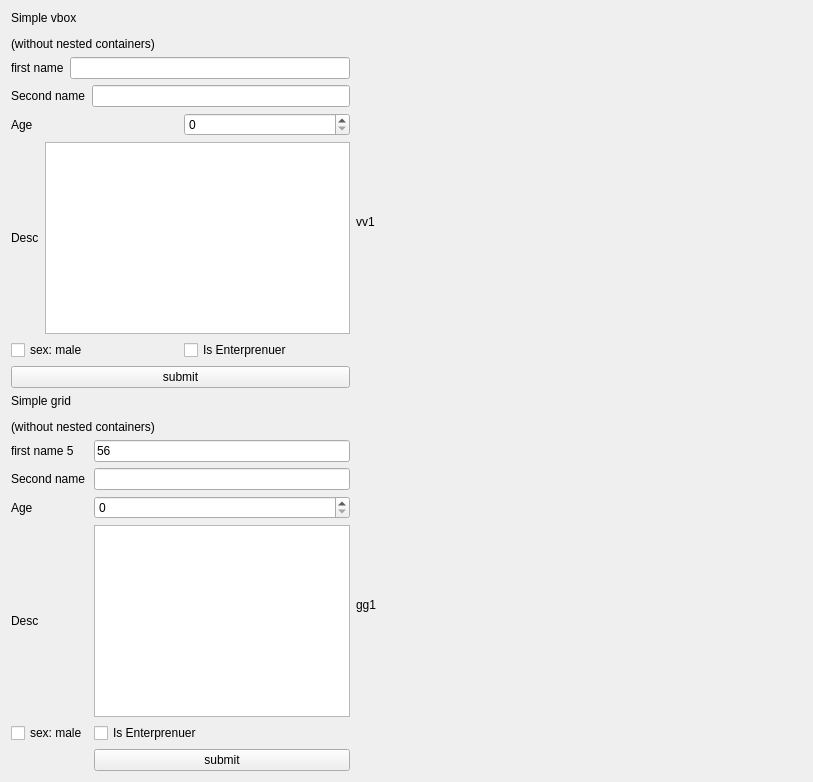
    <widget class="QWidget" name="tab">
     <attribute name="title">
      <string>Page - just simple examples</string>
     </attribute>
     <layout class="QGridLayout" name="gridLayout_16">
      <item row="0" column="0">
       <widget class="QLabel" name="label_42">
        <property name="text">
         <string>&lt;html&gt;&lt;head/&gt;&lt;body&gt;&lt;p&gt;Simple vbox&lt;/p&gt;&lt;p&gt;(without nested containers)&lt;/p&gt;&lt;/body&gt;&lt;/html&gt;</string>
        </property>
        <property name="wordWrap">
         <bool>true</bool>
        </property>
       </widget>
      </item>
      <item row="1" column="0">
       <layout class="QVBoxLayout" name="vv1">
        <item>
         <layout class="QHBoxLayout" name="horizontalLayout">
          <item>
           <widget class="QLabel" name="label_2">
            <property name="text">
             <string>first name</string>
            </property>
           </widget>
          </item>
          <item>
           <widget class="QLineEdit" name="lineEdit_2"/>
          </item>
         </layout>
        </item>
        <item>
         <layout class="QHBoxLayout" name="horizontalLayout_3">
          <item>
           <widget class="QLabel" name="label">
            <property name="text">
             <string>Second name</string>
            </property>
           </widget>
          </item>
          <item>
           <widget class="QLineEdit" name="lineEdit"/>
          </item>
         </layout>
        </item>
        <item>
         <layout class="QHBoxLayout" name="horizontalLayout_4">
          <item>
           <widget class="QLabel" name="label_3">
            <property name="text">
             <string>Age</string>
            </property>
           </widget>
          </item>
          <item>
           <widget class="QSpinBox" name="spinBox"/>
          </item>
         </layout>
        </item>
        <item>
         <layout class="QHBoxLayout" name="horizontalLayout_8">
          <item>
           <widget class="QLabel" name="label_18">
            <property name="text">
             <string>Desc</string>
            </property>
           </widget>
          </item>
          <item>
           <widget class="QPlainTextEdit" name="plainTextEdit"/>
          </item>
         </layout>
        </item>
        <item>
         <layout class="QHBoxLayout" name="horizontalLayout_5">
          <item>
           <widget class="QCheckBox" name="checkBox_2">
            <property name="text">
             <string>sex: male</string>
            </property>
           </widget>
          </item>
          <item>
           <widget class="QCheckBox" name="checkBox_3">
            <property name="text">
             <string>Is Enterprenuer</string>
            </property>
           </widget>
          </item>
         </layout>
        </item>
        <item>
         <layout class="QHBoxLayout" name="horizontalLayout_6">
          <item>
           <widget class="QPushButton" name="pushButton">
            <property name="text">
             <string>submit</string>
            </property>
           </widget>
          </item>
         </layout>
        </item>
       </layout>
      </item>
      <item row="1" column="2">
       <spacer name="horizontalSpacer_7">
        <property name="orientation">
         <enum>Qt::Horizontal</enum>
        </property>
        <property name="sizeHint" stdset="0">
         <size>
          <width>425</width>
          <height>20</height>
         </size>
        </property>
       </spacer>
      </item>
      <item row="2" column="0">
       <widget class="QLabel" name="label_41">
        <property name="text">
         <string>&lt;html&gt;&lt;head/&gt;&lt;body&gt;&lt;p&gt;Simple grid&lt;/p&gt;&lt;p&gt;(without nested containers)&lt;/p&gt;&lt;/body&gt;&lt;/html&gt;</string>
        </property>
        <property name="wordWrap">
         <bool>true</bool>
        </property>
       </widget>
      </item>
      <item row="3" column="0">
       <layout class="QGridLayout" name="gg1">
        <item row="1" column="0">
         <widget class="QLabel" name="label_5">
          <property name="text">
           <string>Second name</string>
          </property>
         </widget>
        </item>
        <item row="0" column="0">
         <widget class="QLabel" name="label_4">
          <property name="text">
           <string>first name 5</string>
          </property>
         </widget>
        </item>
        <item row="2" column="0">
         <widget class="QLabel" name="label_6">
          <property name="text">
           <string>Age</string>
          </property>
         </widget>
        </item>
        <item row="2" column="1">
         <widget class="QSpinBox" name="spinBox_2"/>
        </item>
        <item row="1" column="1">
         <widget class="QLineEdit" name="lineEdit_4"/>
        </item>
        <item row="4" column="0">
         <widget class="QCheckBox" name="checkBox_4">
          <property name="text">
           <string>sex: male</string>
          </property>
         </widget>
        </item>
        <item row="4" column="1">
         <widget class="QCheckBox" name="checkBox_5">
          <property name="text">
           <string>Is Enterprenuer</string>
          </property>
         </widget>
        </item>
        <item row="0" column="1">
         <widget class="QLineEdit" name="lineEdit_3">
          <property name="text">
           <string>56</string>
          </property>
         </widget>
        </item>
        <item row="5" column="1">
         <widget class="QPushButton" name="pushButton_2">
          <property name="text">
           <string>submit</string>
          </property>
         </widget>
        </item>
        <item row="3" column="0">
         <widget class="QLabel" name="label_19">
          <property name="text">
           <string>Desc</string>
          </property>
         </widget>
        </item>
        <item row="3" column="1">
         <widget class="QPlainTextEdit" name="plainTextEdit_2"/>
        </item>
       </layout>
      </item>
      <item row="3" column="2">
       <spacer name="horizontalSpacer_8">
        <property name="orientation">
         <enum>Qt::Horizontal</enum>
        </property>
        <property name="sizeHint" stdset="0">
         <size>
          <width>425</width>
          <height>20</height>
         </size>
        </property>
       </spacer>
      </item>
      <item row="1" column="1">
       <widget class="QLabel" name="label_44">
        <property name="text">
         <string>&lt;html&gt;&lt;head/&gt;&lt;body&gt;&lt;p&gt;vv1&lt;/p&gt;&lt;/body&gt;&lt;/html&gt;</string>
        </property>
        <property name="wordWrap">
         <bool>true</bool>
        </property>
       </widget>
      </item>
      <item row="3" column="1">
       <widget class="QLabel" name="label_45">
        <property name="text">
         <string>&lt;html&gt;&lt;head/&gt;&lt;body&gt;&lt;p&gt;gg1&lt;/p&gt;&lt;/body&gt;&lt;/html&gt;</string>
        </property>
        <property name="wordWrap">
         <bool>true</bool>
        </property>
       </widget>
      </item>
     </layout>
    </widget>
